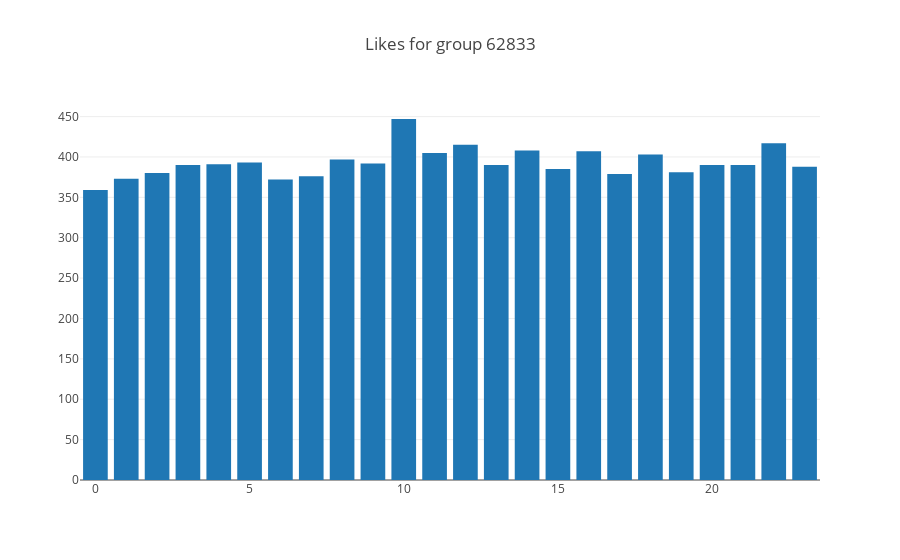

This figure's notebook cell:
### Code cell
draw_hist_for_group(62833)

### Figure 1 — Plotly figure (JSON) as saved in the notebook; plotly's stock layout.template omitted (floating-point values rounded to 4 significant figures)
{"data": [{"type": "bar", "x": ["00", "01", "02", "03", "04", "05", "06", "07", "08", "09", "10", "11", "12", "13", "14", "15", "16", "17", "18", "19", "20", "21", "22", "23"], "y": [359, 373, 380, 390, 391, 393, 372, 376, 397, 392, 447, 405, 415, 390, 408, 385, 407, 379, 403, 381, 390, 390, 417, 388]}], "layout": {"title": "Likes for group 62833"}}
